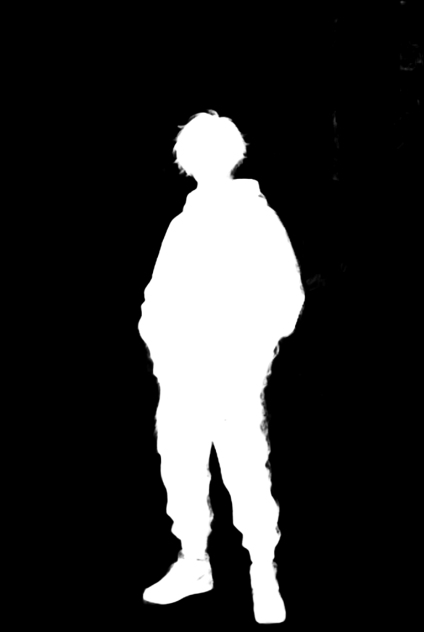
#> input picture backend/tests/fixtures/tier3_output/sample_02_complex_bg_mask.png, 848 x 1264 px, given in place of sample_01_simple_bg_input.png, which was not available (shown at 1/2 size)
$ python generate_visual_evidence.py
#> lines starting #> are read from the running program, lines starting #| are printed output that depends on the picture
"""Generates comprehensive visual evidence for Tier 3 IS-Net Anime background removal.

Produces:
1. Exactly 30 standardized visual evidence files in data/tier3_output/visual_evidence/:
   - 5 grayscale masks (sample_01_mask.png to sample_05_mask.png)
   - 5 checkerboard composites (sample_01_checkerboard.png to sample_05_checkerboard.png)
   - 5 side-by-side comparison panels (sample_01_comparison.png to sample_05_comparison.png)
   - 15 zoomed crops on checkerboard (sample_XX_zoom_YY.png) covering hair, accessories, edges, artifacts
2. Per-sample detailed subdirectories (sample_01_simple_bg/ to sample_05_translucent_costume/)
3. Master comparative summary grid (master_summary_grid.png)
4. Structured manifest.json
"""

from __future__ import annotations

import json
import sys
from pathlib import Path

import numpy as np
from PIL import Image, ImageDraw

# Root directory resolution
PROJECT_ROOT = Path(__file__).resolve().parent.parent
TIER3_DIR = PROJECT_ROOT / "data" / "tier3_output"
OUTPUT_DIR = TIER3_DIR / "visual_evidence"

# Sample mapping: ID -> (sample_num_str, full_key, description)
SAMPLE_MAP = [
    ("sample_01", "sample_01_simple_bg", "Simple Solid Background (Schoolgirl)"),
    ("sample_02", "sample_02_complex_bg", "Complex Scenic Background (Akihabara Street)"),
    ("sample_03", "sample_03_long_hair", "Long Flowing Twintails & Ahoge (Miku Idol)"),
    ("sample_04", "sample_04_small_accessories", "Small Accessories (Headphones, Ribbons, Charms)"),
    ("sample_05", "sample_05_translucent_costume", "Translucent Fabric & Wings (Fairy Sorceress)"),
]

# Standard crop configurations [ymin, xmin, ymax, xmax]
SAMPLE_CROPS = {
    "sample_01_simple_bg": [
        ("zoom_01", "05_crop_hair_bangs", "Hair Strands & Bangs", [150, 140, 400, 390]),
        ("zoom_02", "06_crop_collar_bow", "Sailor Collar & Bow", [300, 180, 550, 430]),
        ("zoom_03", "07_crop_skirt_pleats", "Skirt Pleats & Hem", [650, 50, 900, 300]),
    ],
    "sample_02_complex_bg": [
        ("zoom_01", "05_crop_hair_face", "Hair Bangs & Face Contour", [220, 320, 470, 570]),
        ("zoom_02", "06_crop_clothing_jacket", "Jacket & Street Boundary", [550, 200, 800, 450]),
        ("zoom_03", "07_crop_topright_artifact", "Top-Right Neon Leak (Artifact)", [0, 600, 250, 848]),
    ],
    "sample_03_long_hair": [
        ("zoom_01", "05_crop_hair_ahoge", "Crown Ahoge & Bangs", [100, 320, 350, 570]),
        ("zoom_02", "06_crop_left_twintail", "Flowing Left Twintail Strands", [400, 10, 650, 260]),
        ("zoom_03", "07_crop_headset_accessory", "Headset & Hair Tie", [230, 480, 480, 730]),
    ],
    "sample_04_small_accessories": [
        ("zoom_01", "05_crop_headphones_hair", "Headphone Cushion & Hair", [200, 180, 450, 430]),
        ("zoom_02", "06_crop_hair_accessories", "Hair Ribbons & Charms", [250, 520, 500, 770]),
        ("zoom_03", "07_crop_bottom_fade", "Bottom Semi-Transparent Fade", [980, 250, 1230, 500]),
    ],
    "sample_05_translucent_costume": [
        ("zoom_01", "05_crop_hair_tiara", "Sorceress Tiara & Hair", [120, 360, 370, 610]),
        ("zoom_02", "06_crop_fairy_wing", "Translucent Fairy Wing", [300, 580, 550, 830]),
        ("zoom_03", "07_crop_sheer_fabric", "Sheer Chiffon Gown Fabric", [850, 400, 1100, 650]),
    ],
}

CROP_BORDER_COLORS = [
    (230, 50, 50),   # Red
    (50, 180, 50),   # Green
    (50, 100, 230),  # Blue
]


def make_checkerboard(width: int, height: int, square_size: int = 32) -> Image.Image:
    """Creates a clean two-tone checkerboard pattern in RGBA mode."""
    x = np.arange(width) // square_size
    y = np.arange(height) // square_size
    grid = (y[:, None] + x[None, :]) % 2
    arr = np.where(grid[:, :, None] == 0, [255, 255, 255, 255], [204, 204, 204, 255]).astype(np.uint8)
    return Image.fromarray(arr, mode="RGBA")


def composite_on_background(rgba_img: Image.Image, bg_color: tuple[int, int, int]) -> Image.Image:
    """Composites an RGBA image onto a solid RGB background."""
    bg = Image.new("RGBA", rgba_img.size, (*bg_color, 255))
    return Image.alpha_composite(bg, rgba_img).convert("RGB")


def make_zoom_crop_checkerboard(
    rgba_crop: Image.Image,
    title: str,
    bbox: list[int],
    scale: int = 2,
) -> Image.Image:
    """Creates a zoomed crop on checkerboard with header banner."""
    w, h = rgba_crop.size
    sw, sh = w * scale, h * scale

    cb = make_checkerboard(w, h, square_size=16)
    cb_comp = Image.alpha_composite(cb, rgba_crop).convert("RGB")
    img_cb = cb_comp.resize((sw, sh), Image.Resampling.NEAREST)

    header_h = 32
    canvas = Image.new("RGB", (sw, sh + header_h), (30, 33, 40))
    draw = ImageDraw.Draw(canvas)

    draw.text((8, 8), f"{title} | bbox={bbox} ({scale}x zoom)", fill=(225, 230, 240))
    canvas.paste(img_cb, (0, header_h))
    draw.rectangle([0, header_h, sw - 1, header_h + sh - 1], outline=(70, 80, 95), width=2)
    return canvas


def make_crop_comparison_panel(
    orig_crop: Image.Image,
    mask_crop: Image.Image,
    rgba_crop: Image.Image,
    title: str,
    border_color: tuple[int, int, int],
    scale: int = 2,
) -> Image.Image:
    """Builds a 4-column side-by-side zoomed comparison strip for a crop region.

    Columns:
    1. Original RGB (with colored border)
    2. Alpha Mask (Grayscale)
    3. RGBA over 16px Checkerboard
    4. RGBA over Solid High-Contrast Background (Dark Navy #141E2D)
    """
    w, h = orig_crop.size
    sw, sh = w * scale, h * scale

    img_orig = orig_crop.resize((sw, sh), Image.Resampling.NEAREST)
    img_mask = mask_crop.convert("RGB").resize((sw, sh), Image.Resampling.NEAREST)

    cb = make_checkerboard(w, h, square_size=16)
    cb_comp = Image.alpha_composite(cb, rgba_crop).convert("RGB")
    img_cb = cb_comp.resize((sw, sh), Image.Resampling.NEAREST)

    dark_comp = composite_on_background(rgba_crop, (20, 30, 45))
    img_dark = dark_comp.resize((sw, sh), Image.Resampling.NEAREST)

    header_h = 36
    margin = 8
    panel_w = sw * 4 + margin * 5
    panel_h = sh + header_h + margin * 2

    panel = Image.new("RGB", (panel_w, panel_h), (35, 39, 46))
    draw = ImageDraw.Draw(panel)

    cols = [
        (img_orig, f"Original RGB: {title}"),
        (img_mask, "Alpha Mask (Grayscale)"),
        (img_cb, "Checkerboard Composite"),
        (img_dark, "High-Contrast BG (Navy)"),
    ]

    for idx, (im, col_title) in enumerate(cols):
        x_pos = margin + idx * (sw + margin)
        y_pos = header_h + margin
        panel.paste(im, (x_pos, y_pos))
        draw.text((x_pos + 4, 8), col_title, fill=(220, 220, 220))
        frame_col = border_color if idx == 0 else (70, 75, 85)
        draw.rectangle([x_pos - 1, y_pos - 1, x_pos + sw, y_pos + sh], outline=frame_col, width=2)

    return panel


def make_side_by_side_comparison(
    orig_img: Image.Image,
    mask_img: Image.Image,
    cb_comp: Image.Image,
    dark_comp: Image.Image,
    sample_id: str,
    description: str,
) -> Image.Image:
    """Builds a full side-by-side comparison panel for the sample.

    4 columns: Original | Alpha Mask | Checkerboard | High Contrast Dark Navy
    """
    w, h = orig_img.size
    target_h = 632
    target_w = int(w * (target_h / h))  # 424 px

    thumb_orig = orig_img.resize((target_w, target_h), Image.Resampling.BILINEAR)
    thumb_mask = mask_img.convert("RGB").resize((target_w, target_h), Image.Resampling.BILINEAR)
    thumb_cb = cb_comp.resize((target_w, target_h), Image.Resampling.BILINEAR)
    thumb_dark = dark_comp.resize((target_w, target_h), Image.Resampling.BILINEAR)

    header_h = 44
    margin = 8
    panel_w = target_w * 4 + margin * 5
    panel_h = target_h + header_h + margin * 2

    panel = Image.new("RGB", (panel_w, panel_h), (25, 28, 34))
    draw = ImageDraw.Draw(panel)

    draw.text((margin + 4, 6), f"PROJECT AIC TIER 3 COMPARISON: {sample_id} ({description})", fill=(255, 255, 255))
    draw.text((margin + 4, 24), "Resolution: 848x1264 | Mode: RGBA | IS-Net Anime ONNX CPU", fill=(180, 190, 205))

    thumbs = [
        (thumb_orig, "1. Original RGB Input"),
        (thumb_mask, "2. IS-Net Alpha Mask (Grayscale)"),
        (thumb_cb, "3. RGBA on Checkerboard (Transparency)"),
        (thumb_dark, "4. RGBA on Navy BG (Edge Cleanliness)"),
    ]

    for idx, (th, label) in enumerate(thumbs):
        x_pos = margin + idx * (target_w + margin)
        y_pos = header_h + margin
        panel.paste(th, (x_pos, y_pos))
        draw.text((x_pos + 4, header_h - 14), label, fill=(220, 225, 235))
        draw.rectangle([x_pos - 1, y_pos - 1, x_pos + target_w, y_pos + target_h], outline=(60, 68, 80), width=1)

    return panel


def process_sample(sample_code: str, full_key: str, description: str) -> dict:
    """Processes a single sample, generating both flat and structured outputs."""
    sample_subdir = OUTPUT_DIR / full_key
    sample_subdir.mkdir(parents=True, exist_ok=True)

    input_path = TIER3_DIR / f"{full_key}_input.png"
    mask_path = TIER3_DIR / f"{full_key}_mask.png"
    output_path = TIER3_DIR / f"{full_key}_output.png"
    meta_path = TIER3_DIR / f"{full_key}_meta.json"

    orig_img = Image.open(input_path).convert("RGB")
    mask_img = Image.open(mask_path).convert("L")
    rgba_img = Image.open(output_path).convert("RGBA")
    meta = json.loads(meta_path.read_text(encoding="utf-8")) if meta_path.exists() else {}

    w, h = orig_img.size

    # --- 1. Grayscale Mask ---
    # Flat requirement: sample_XX_mask.png
    flat_mask_path = OUTPUT_DIR / f"{sample_code}_mask.png"
    mask_img.save(flat_mask_path)
    mask_img.save(sample_subdir / "02_alpha_mask_grayscale.png")

    # --- 2. Checkerboard Composite ---
    cb_full = make_checkerboard(w, h, square_size=32)
    cb_comp = Image.alpha_composite(cb_full, rgba_img).convert("RGB")
    flat_cb_path = OUTPUT_DIR / f"{sample_code}_checkerboard.png"
    cb_comp.save(flat_cb_path)
    cb_comp.save(sample_subdir / "03_checkerboard_composite.png")

    # Save original in subdir
    orig_img.save(sample_subdir / "01_original.png")

    # Save high-contrast dark navy in subdir
    dark_comp = composite_on_background(rgba_img, (20, 30, 45))
    dark_comp.save(sample_subdir / "04_high_contrast_composite.png")

    # --- 3. Side-by-Side Comparison Panel ---
    comp_panel = make_side_by_side_comparison(
        orig_img, mask_img, cb_comp, dark_comp, sample_code, description
    )
    flat_comp_path = OUTPUT_DIR / f"{sample_code}_comparison.png"
    comp_panel.save(flat_comp_path)

    # --- 4. 3 Zoomed Crops on Checkerboard ---
    crop_configs = SAMPLE_CROPS[full_key]
    crop_panels = []
    zoom_crop_info = []

    marked_orig = orig_img.copy()
    draw_marked = ImageDraw.Draw(marked_orig)

    for idx, (zoom_suffix, crop_sub_fname, crop_title, bbox) in enumerate(crop_configs, start=1):
        ymin, xmin, ymax, xmax = bbox
        border_col = CROP_BORDER_COLORS[(idx - 1) % len(CROP_BORDER_COLORS)]

        draw_marked.rectangle([xmin, ymin, xmax, ymax], outline=border_col, width=4)
        draw_marked.text((xmin + 6, ymin + 6), f"Zoom {idx}", fill=border_col)

        sub_orig = orig_img.crop((xmin, ymin, xmax, ymax))
        sub_mask = mask_img.crop((xmin, ymin, xmax, ymax))
        sub_rgba = rgba_img.crop((xmin, ymin, xmax, ymax))

        # Flat zoom crop on checkerboard: sample_XX_zoom_0Y.png
        zoom_cb_img = make_zoom_crop_checkerboard(
            sub_rgba, f"{sample_code} Crop {idx}: {crop_title}", bbox, scale=2
        )
        flat_zoom_path = OUTPUT_DIR / f"{sample_code}_{zoom_suffix}.png"
        zoom_cb_img.save(flat_zoom_path)

        # Detailed 4-column crop comparison in subdirectory
        crop_panel = make_crop_comparison_panel(
            sub_orig, sub_mask, sub_rgba, crop_title, border_col, scale=2
        )
        crop_panel.save(sample_subdir / f"{crop_sub_fname}.png")
        crop_panels.append(crop_panel)

        zoom_crop_info.append({
            "zoom_key": f"{sample_code}_{zoom_suffix}.png",
            "title": crop_title,
            "bbox": bbox,
            "flat_path": str(flat_zoom_path.relative_to(PROJECT_ROOT)),
            "strip_path": str((sample_subdir / f"{crop_sub_fname}.png").relative_to(PROJECT_ROOT)),
        })

    # --- 5. Overview Panel in Subdirectory ---
    overview_h = 632
    overview_w = int(w * (overview_h / h))
    thumb_orig = marked_orig.resize((overview_w, overview_h), Image.Resampling.BILINEAR)
    thumb_mask = mask_img.convert("RGB").resize((overview_w, overview_h), Image.Resampling.BILINEAR)
    thumb_cb = cb_comp.resize((overview_w, overview_h), Image.Resampling.BILINEAR)
    thumb_dark = dark_comp.resize((overview_w, overview_h), Image.Resampling.BILINEAR)

    top_row_w = overview_w * 4 + 8 * 5
    top_row = Image.new("RGB", (top_row_w, overview_h + 36), (30, 33, 39))
    top_draw = ImageDraw.Draw(top_row)
    top_thumbs = [
        (thumb_orig, "Original (with crop boxes)"),
        (thumb_mask, "Alpha Mask"),
        (thumb_cb, "Checkerboard Composite"),
        (thumb_dark, "Navy Contrast Composite"),
    ]
    for i, (th, label) in enumerate(top_thumbs):
        px = 8 + i * (overview_w + 8)
        top_row.paste(th, (px, 28))
        top_draw.text((px + 4, 6), label, fill=(230, 230, 230))

    total_overview_w = max(top_row_w, crop_panels[0].width)
    total_overview_h = top_row.height + sum(p.height + 12 for p in crop_panels) + 40

    overview_img = Image.new("RGB", (total_overview_w, total_overview_h), (25, 27, 32))
    overview_draw = ImageDraw.Draw(overview_img)
    overview_draw.text(
        (16, 10),
        f"TIER 3 VISUAL EVIDENCE: {full_key} ({description})",
        fill=(255, 255, 255),
    )

    curr_y = 36
    overview_img.paste(top_row, (0, curr_y))
    curr_y += top_row.height + 16

    for idx, panel in enumerate(crop_panels):
        c_title = crop_configs[idx][2]
        overview_draw.text((16, curr_y), f"Detail View {idx+1}: {c_title}", fill=(200, 210, 225))
        curr_y += 20
        overview_img.paste(panel, (0, curr_y))
        curr_y += panel.height + 12

    overview_img.save(sample_subdir / "overview_panel.png")

    alpha_arr = np.array(mask_img, dtype=np.uint8)
    total_px = alpha_arr.size
    n_trans = int(np.count_nonzero(alpha_arr == 0))
    n_soft = int(np.count_nonzero((alpha_arr > 0) & (alpha_arr < 255)))
    n_solid = int(np.count_nonzero(alpha_arr == 255))
    transitional_px = int(np.count_nonzero((alpha_arr >= 10) & (alpha_arr <= 245)))
    assert n_trans + n_soft + n_solid == total_px, f"Partition mismatch: {n_trans} + {n_soft} + {n_solid} != {total_px}"
    assert transitional_px <= n_soft, f"Transitional alpha ({transitional_px}) > soft ({n_soft})"

    return {
        "sample_code": sample_code,
        "full_key": full_key,
        "description": description,
        "dimensions": [w, h],
        "latency_ms": meta.get("latency_ms"),
        "total_pixels": total_px,
        "transparent_pixels": n_trans,
        "soft_pixels": n_soft,
        "solid_pixels": n_solid,
        "transitional_alpha_pixels": transitional_px,
        "transparent_percent": round(n_trans / total_px * 100.0, 2),
        "soft_percent": round(n_soft / total_px * 100.0, 2),
        "solid_percent": round(n_solid / total_px * 100.0, 2),
        "transitional_alpha_percent": round(transitional_px / total_px * 100.0, 2),
        # Backward compatibility alias
        "soft_edge_pixels": n_soft,
        "flat_files": {
            "mask": f"{sample_code}_mask.png",
            "checkerboard": f"{sample_code}_checkerboard.png",
            "comparison": f"{sample_code}_comparison.png",
            "zoom_crops": [c["zoom_key"] for c in zoom_crop_info],
        },
        "crops": zoom_crop_info,
    }


# [31 lines left out: function build_master_summary_grid, not called in this run]


def main() -> None:
    print("=" * 80)
    print("PROJECT AIC — TIER 3 VISUAL EVIDENCE GENERATOR (TASK 0.5B-1)")
    print("=" * 80)

    OUTPUT_DIR.mkdir(parents=True, exist_ok=True)
    results = []

    for idx, (sample_code, full_key, desc) in enumerate(SAMPLE_MAP, start=1):
        print(f"[{idx}/{len(SAMPLE_MAP)}] Processing {sample_code} ({full_key})...")
        res = process_sample(sample_code, full_key, desc)
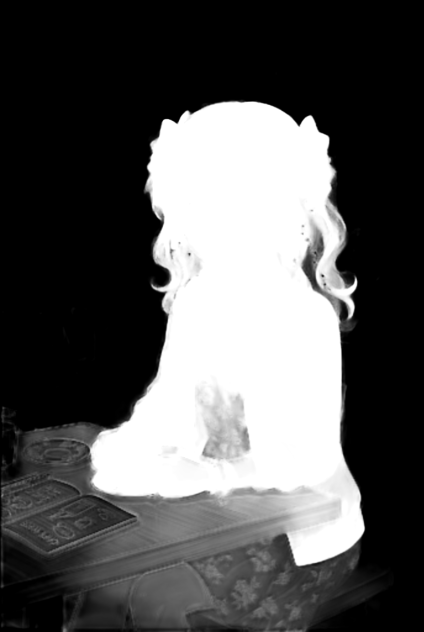
#> input picture backend/tests/fixtures/tier3_output/sample_04_small_accessories_mask.png, 848 x 1264 px, given in place of sample_01_simple_bg_mask.png, which was not available (shown at 1/2 size)
#> in process_sample, mask_img is the input picture: PIL image 848x1264 L; min 0, max 255, mean 86.8
#> in make_side_by_side_comparison, `panel = Image.new("RGB", (panel_w, panel_h), (25, 28, 34))`:
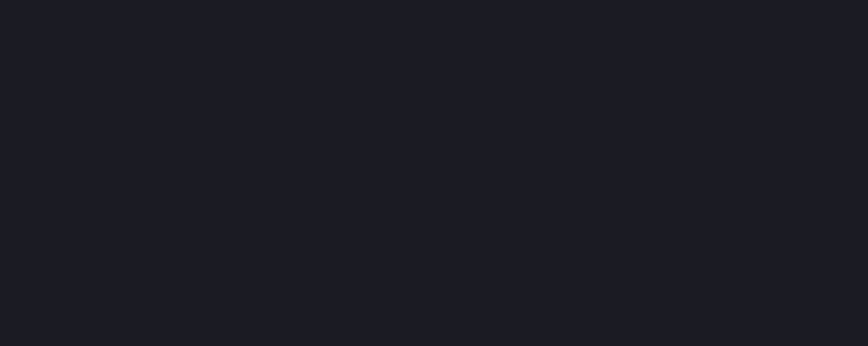
#> panel: PIL image 1736x692 RGB (shown at 1/2 size); mean R, G, B 25, 28, 34
#> the loop in make_side_by_side_comparison, `for idx, (th, label) in enumerate(thumbs):` made 4 passes
#> (label, x_pos) on passes 1 to 4: ('1. Original RGB Input', 8), ('2. IS-Net Alpha Mask (Grayscale)', 440), ('3. RGBA on Checkerboard (Transparency)', 872), ('4. RGBA on Navy BG (Edge Cleanliness)', 1304)
#> after the loop in process_sample, `for idx, (zoom_suffix, crop_sub_fname, crop_title, bbox) in enumerate(..`:
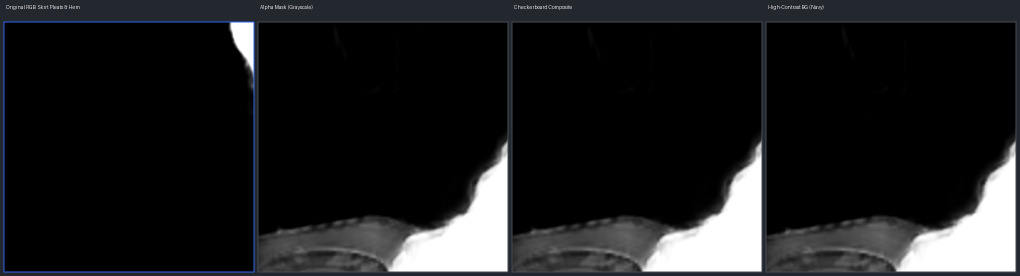
#> crop_panel: PIL image 2040x552 RGB (shown at 1/2 size); mean R, G, B 29.8, 30.4, 31.7
#> after the loop in process_sample, `for idx, (zoom_suffix, crop_sub_fname, crop_title, bbox) in enumerate(..`:
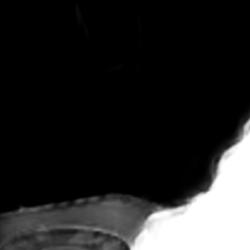
#> sub_rgba: PIL image 250x250 RGBA; mean R, G, B, A 37.1, 37.1, 37.1, 255
#> after the loop in process_sample, `for idx, (zoom_suffix, crop_sub_fname, crop_title, bbox) in enumerate(..`:
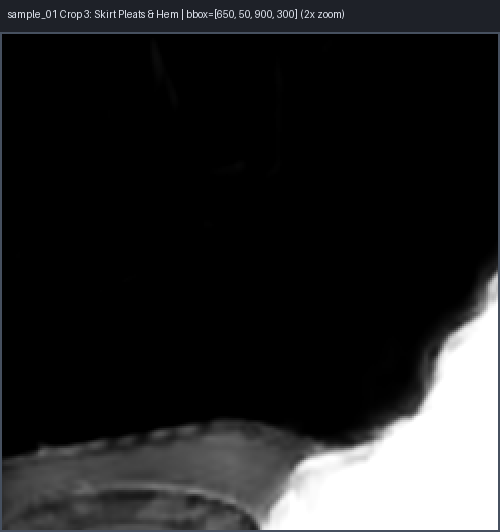
#> zoom_cb_img: PIL image 500x532 RGB; mean R, G, B 37.2, 37.5, 38.2
#> after the loop in process_sample, `for idx, (zoom_suffix, crop_sub_fname, crop_title, bbox) in enumerate(..`: crop_panels = 3 items
#> the loop in process_sample, `for i, (th, label) in enumerate(top_thumbs):` made 4 passes
#> (label, px) on passes 1 to 4: ('Original (with crop boxes)', 8), ('Alpha Mask', 440), ('Checkerboard Composite', 872), ('Navy Contrast Composite', 1304)
#> after the loop in process_sample, `for i, (th, label) in enumerate(top_thumbs):`:
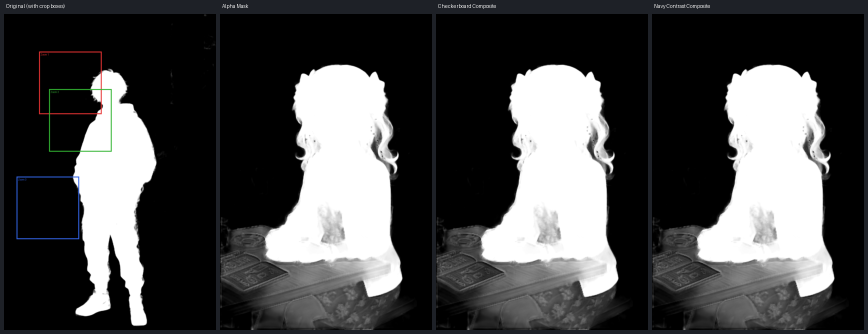
#> top_row: PIL image 1736x668 RGB (shown at 1/2 size); mean R, G, B 73.7, 73.9, 74.4
#> in process_sample, `total_overview_h = top_row.height + sum(p.height + 12 for p in crop_pa..`: total_overview_h = 2400
#> the loop in process_sample, `for idx, panel in enumerate(crop_panels):` made 3 passes
#> (c_title, curr_y) on passes 1 to 3: ('Hair Strands & Bangs', 1304), ('Sailor Collar & Bow', 1888), ('Skirt Pleats & Hem', 2472)
#> after the loop in process_sample, `for idx, panel in enumerate(crop_panels):`:
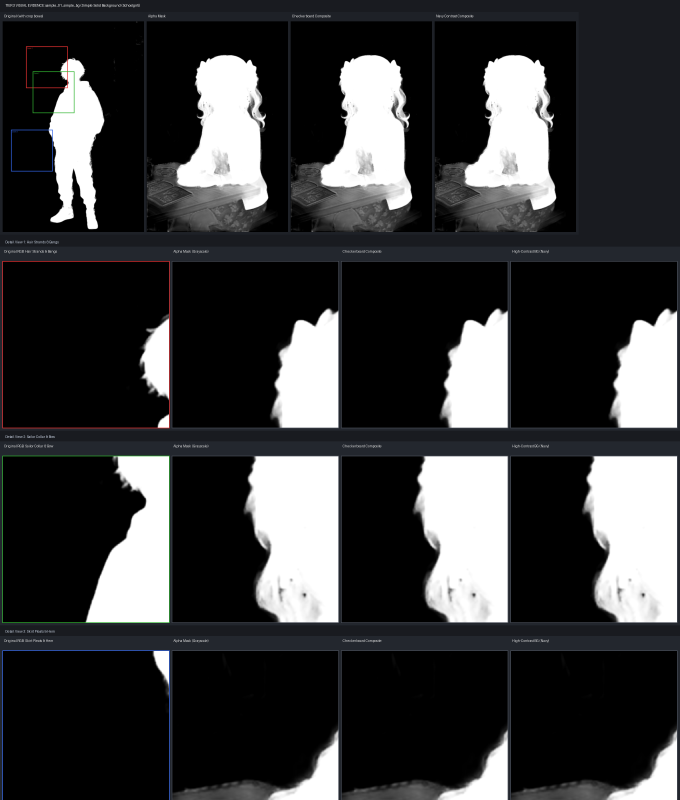
#> overview_img: PIL image 2040x2400 RGB (shown at 1/3 size); mean R, G, B 58.9, 59.4, 60.5
#> after the loop in process_sample, `for idx, panel in enumerate(crop_panels):`: curr_y = 2472
#> in process_sample, `n_trans = int(np.count_nonzero(alpha_arr == 0))`: n_trans = 538089
#> in process_sample, `n_soft = int(np.count_nonzero((alpha_arr > 0) & (alpha_arr < 255)))`: n_soft = 285223
#> in process_sample, `n_solid = int(np.count_nonzero(alpha_arr == 255))`: n_solid = 248560
#> in process_sample, `transitional_px = int(np.count_nonzero((alpha_arr >= 10) & (alpha_arr ..`: transitional_px = 250753
#> res = 17 items
        results.append(res)
        print(f"      Generated flat: {sample_code}_mask.png, {sample_code}_checkerboard.png,")
        print(f"                      {sample_code}_comparison.png, 3x {sample_code}_zoom_*.png")
        print(f"      Generated subdir: {full_key}/ (overview + detailed crops)")

    # Master summary grid
    print("\nBuilding master comparative summary grid...")
    build_master_summary_grid(results)
    print(f"Master summary grid saved: {OUTPUT_DIR / 'master_summary_grid.png'}")

    # Write manifest.json
    manifest = {
        "version": "1.0",
        "description": "Visual evidence artifact manifest for Tier 3 IS-Net Anime ONNX background removal",
        "alpha_metrics_specification": {
            "transparent": "alpha == 0",
            "soft": "0 < alpha < 255",
            "solid": "alpha == 255",
            "disjoint_sum_invariant": "transparent_pixels + soft_pixels + solid_pixels == total_pixels",
            "transitional_alpha_note": "transitional_alpha_pixels (10 <= alpha <= 245) is a diagnostic subset of soft_pixels",
        },
        "target_flat_count": 30,
        "samples": results,
    }
    manifest_path = OUTPUT_DIR / "manifest.json"
    manifest_path.write_text(json.dumps(manifest, indent=2), encoding="utf-8")
    print(f"Manifest written: {manifest_path}")

    # Verify the 30 required flat files exist
    flat_files = [
        f"sample_0{i}_{suffix}.png"
        for i in range(1, 6)
        for suffix in ["mask", "checkerboard", "comparison", "zoom_01", "zoom_02", "zoom_03"]
    ]
    missing = [f for f in flat_files if not (OUTPUT_DIR / f).exists()]

    print("\n" + "=" * 80)
    print("VERIFICATION OF 30 FLAT OUTPUT FILES:")
    if not missing:
        print(f"SUCCESS: All {len(flat_files)} flat visual evidence files exist in:")
        print(f"         {OUTPUT_DIR}")
    else:
        print(f"WARNING: Missing {len(missing)} files: {missing}")
        sys.exit(1)
    print("=" * 80)


if __name__ == "__main__":
#> (the run stopped early here; a loop or call above may not have finished)
